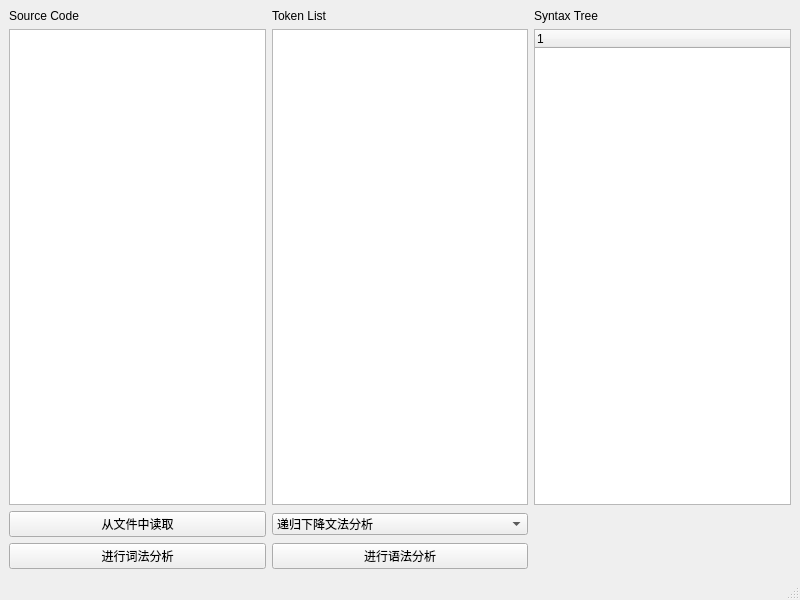
<?xml version="1.0" encoding="UTF-8"?>
<ui version="4.0">
 <class>MainWindow</class>
 <widget class="QMainWindow" name="MainWindow">
  <property name="geometry">
   <rect>
    <x>0</x>
    <y>0</y>
    <width>800</width>
    <height>600</height>
   </rect>
  </property>
  <property name="windowTitle">
   <string>MainWindow</string>
  </property>
  <widget class="QWidget" name="centralwidget">
   <layout class="QGridLayout" name="gridLayout">
    <item row="0" column="0">
     <widget class="QLabel" name="label">
      <property name="text">
       <string>Source Code</string>
      </property>
     </widget>
    </item>
    <item row="1" column="1">
     <widget class="QListWidget" name="listWidget"/>
    </item>
    <item row="0" column="1">
     <widget class="QLabel" name="label_2">
      <property name="text">
       <string>Token List</string>
      </property>
     </widget>
    </item>
    <item row="0" column="2">
     <widget class="QLabel" name="label_3">
      <property name="text">
       <string>Syntax Tree</string>
      </property>
     </widget>
    </item>
    <item row="1" column="2">
     <widget class="QTreeWidget" name="treeWidget">
      <column>
       <property name="text">
        <string notr="true">1</string>
       </property>
      </column>
     </widget>
    </item>
    <item row="2" column="0">
     <widget class="QPushButton" name="pushButton">
      <property name="text">
       <string>从文件中读取</string>
      </property>
     </widget>
    </item>
    <item row="1" column="0">
     <widget class="QTextEdit" name="textEdit"/>
    </item>
    <item row="3" column="0">
     <widget class="QPushButton" name="pushButton_2">
      <property name="text">
       <string>进行词法分析</string>
      </property>
     </widget>
    </item>
    <item row="3" column="1">
     <widget class="QPushButton" name="pushButton_3">
      <property name="text">
       <string>进行语法分析</string>
      </property>
     </widget>
    </item>
    <item row="2" column="1">
     <widget class="QComboBox" name="comboBox">
      <item>
       <property name="text">
        <string>递归下降文法分析</string>
       </property>
      </item>
      <item>
       <property name="text">
        <string>LL1文法分析</string>
       </property>
      </item>
     </widget>
    </item>
   </layout>
  </widget>
  <widget class="QMenuBar" name="menubar">
   <property name="geometry">
    <rect>
     <x>0</x>
     <y>0</y>
     <width>800</width>
     <height>26</height>
    </rect>
   </property>
  </widget>
  <widget class="QStatusBar" name="statusbar"/>
 </widget>
 <resources/>
 <connections/>
</ui>
